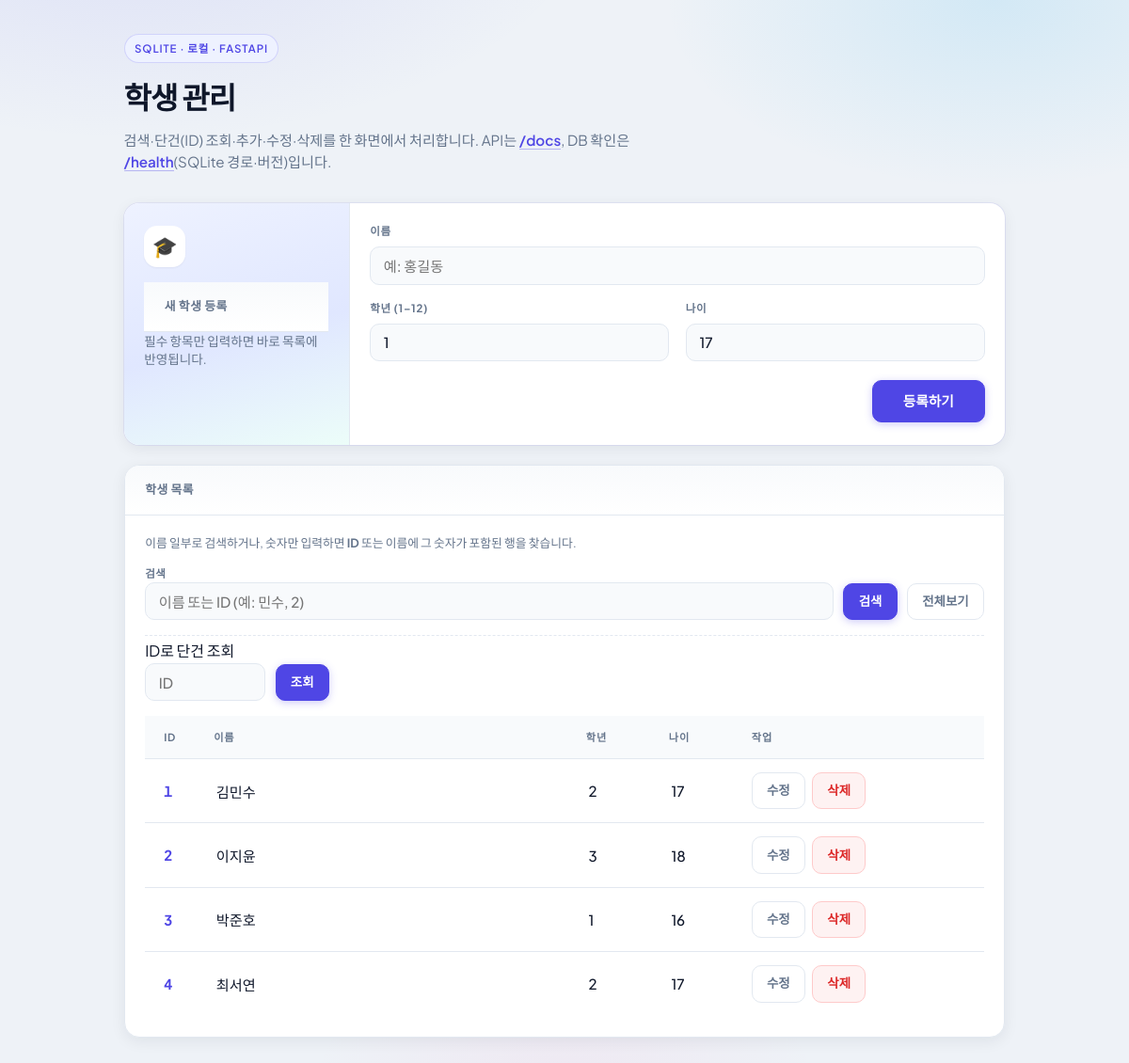
The page / on the database its author committed.
### tables this page shows
CREATE TABLE student (
            id INTEGER PRIMARY KEY AUTOINCREMENT,
            name TEXT NOT NULL,
            grade INTEGER NOT NULL,
            age INTEGER NOT NULL
        );

### main.py (the view)
@app.get("/", response_class=HTMLResponse)
async def app_page(request: Request) -> HTMLResponse:
    if getattr(request.app.state, "db_kind", "") == "pg":
        async with request.app.state.pool.acquire() as conn:
            rows = await conn.fetch("SELECT id, name, grade, age FROM student ORDER BY id")
        students = [_row_to_student(tuple(r)) for r in rows]
    else:
        db: aiosqlite.Connection = request.app.state.db
        async with db.execute(
            "SELECT id, name, grade, age FROM student ORDER BY id"
        ) as cursor:
            rows = await cursor.fetchall()
        students = [_row_to_student(row) for row in rows]
    return templates.TemplateResponse(
        request=request,
        name="index.html",
        context={
            "students": students,
            "db_badge": _db_badge(request),
            "health_hint": _health_hint(request),
        },
    )

### templates/index.html (shortened to what this page needs)
<!DOCTYPE html>
<html lang="ko">
<head>
</head>
<body>
  <div class="wrap">
    <header>
      <span class="eyebrow">{{ db_badge }} · FastAPI</span>
      <h1>학생 관리</h1>
      <p class="sub">검색·단건(ID) 조회·추가·수정·삭제를 한 화면에서 처리합니다. API는 <a href="/docs">/docs</a>, DB 확인은 <a href="/health">/health</a>({{ health_hint }})입니다.</p>
    </header>
    <div class="card card-add">
      <div class="card-add-inner">
        <aside class="card-add-aside">
          <div class="add-icon" aria-hidden="true">🎓</div>
          <h2 class="add-title">새 학생 등록</h2>
          <p class="add-hint">필수 항목만 입력하면 바로 목록에 반영됩니다.</p>
        </aside>
        <div class="card-add-main">
          <form id="form-create" class="add-form-grid">
            <div class="field field-name">
              <label for="f-name">이름</label>
              <input id="f-name" type="text" name="name" required maxlength="100" placeholder="예: 홍길동" autocomplete="name" />
            </div>
            <div class="field">
              <label for="f-grade">학년 (1–12)</label>
              <input id="f-grade" type="number" name="grade" required min="1" max="12" value="1" />
            </div>
            <div class="field">
              <label for="f-age">나이</label>
              <input id="f-age" type="number" name="age" required min="1" max="120" value="17" />
            </div>
            <div class="field-actions">
              <button type="submit" class="primary">등록하기</button>
            </div>
          </form>
        </div>
      </div>
    </div>
    <div class="card" id="list-card">
      <h2>학생 목록</h2>
      <div class="card-body">
        <p class="hint-line">이름 일부로 검색하거나, 숫자만 입력하면 <strong>ID</strong> 또는 이름에 그 숫자가 포함된 행을 찾습니다.</p>
        <div class="search-toolbar">
          <div class="grow">
            <label for="search-q">검색</label>
            <input type="text" id="search-q" placeholder="이름 또는 ID (예: 민수, 2)" autocomplete="off" />
          </div>
          <button type="button" class="primary" id="btn-search">검색</button>
          <button type="button" class="ghost" id="btn-search-reset">전체보기</button>
        </div>
        <div class="id-lookup-row">
          <div class="narrow-field">
            <label for="lookup-id">ID로 단건 조회</label>
            <input type="number" id="lookup-id" min="1" placeholder="ID" />
          </div>
          <button type="button" class="primary" id="btn-lookup-id">조회</button>
        </div>
        <div class="table-wrap{% if not students %} hidden{% endif %}" id="table-panel">
          <table id="student-table">
            <thead>
              <tr>
                <th>ID</th>
                <th>이름</th>
                <th>학년</th>
                <th>나이</th>
                <th>작업</th>
              </tr>
            </thead>
            <tbody id="tbody-students">
              {% for s in students %}
              <tr data-id="{{ s.id }}" class="student-row">
                <td class="id">{{ s.id }}</td>
                <td><input class="inp-cell" type="text" name="name" value="{{ s.name | e }}" maxlength="100" /></td>
                <td class="narrow"><input class="inp-cell" type="number" name="grade" value="{{ s.grade }}" min="1" max="12" /></td>
                <td class="narrow"><input class="inp-cell" type="number" name="age" value="{{ s.age }}" min="1" max="120" /></td>
                <td>
                  <div class="btn-group">
                    <button type="button" class="ghost btn-edit">수정</button>
                    <button type="button" class="danger btn-del">삭제</button>
                  </div>
                </td>
              </tr>
              {% endfor %}
            </tbody>
          </table>
        </div>
      </div>
    </div>
  </div>
</body>
</html>

### rows shown on the page
student: id "1", name "김민수", grade "2", age "17"
student: id "2", name "이지윤", grade "3", age "18"
student: id "3", name "박준호", grade "1", age "16"
student: id "4", name "최서연", grade "2", age "17"

### other values the page prints
{{ db_badge }} "SQLITE · 로컬"
{{ health_hint }} "SQLite 경로·버전"
